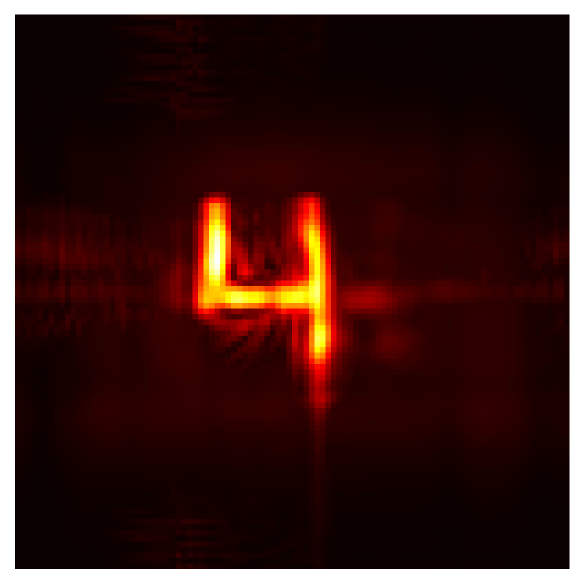
#> input picture outputs/1/nlos_reconstruction_id1_output.png, 1168 x 1168 px (shown at 1/2 size); its folder holds only this picture in this run
$ python visualize_outputs.py
#> lines starting #> are read from the running program, lines starting #| are printed output that depends on the picture
"""
Script to create a table and visualization of NLOS reconstruction outputs
Shows the relationship between input parameters and output characteristics
"""
import os
import numpy as np
import matplotlib.pyplot as plt
from PIL import Image
import pandas as pd

# Define parameters for each FILE_ID
parameters = {
    1: {'scene': 'letter4', 'tag_maxdepth': 1.5, 'v_apt_sz': 2, 'depth_max': 1.5, 'd_offset': 0.1, 'exposure_ms': None},
    2: {'scene': 'resolutionbar', 'tag_maxdepth': 1.5, 'v_apt_sz': 2, 'depth_max': 1.5, 'd_offset': 0.1, 'exposure_ms': None},
    3: {'scene': 'NLOSletter', 'tag_maxdepth': 1.5, 'v_apt_sz': 2, 'depth_max': 1.5, 'd_offset': 0.1, 'exposure_ms': None},
    4: {'scene': 'shelf_targets_lighton', 'tag_maxdepth': 1.5, 'v_apt_sz': 2, 'depth_max': 1.5, 'd_offset': 0.1, 'exposure_ms': None},
    5: {'scene': 'letter44i', 'tag_maxdepth': 1.5, 'v_apt_sz': 2, 'depth_max': 1.5, 'd_offset': 0.1, 'exposure_ms': None},
    6: {'scene': 'officescene', 'tag_maxdepth': 3, 'v_apt_sz': 3, 'depth_max': 2.5, 'd_offset': 0.1, 'exposure_ms': None},
    7: {'scene': 'officescene_corrected', 'tag_maxdepth': 3, 'v_apt_sz': 3, 'depth_max': 3, 'd_offset': 0, 'exposure_ms': 1},
    8: {'scene': 'officescene_corrected', 'tag_maxdepth': 3, 'v_apt_sz': 3, 'depth_max': 3, 'd_offset': 0, 'exposure_ms': 5},
    9: {'scene': 'officescene_corrected', 'tag_maxdepth': 3, 'v_apt_sz': 3, 'depth_max': 3, 'd_offset': 0, 'exposure_ms': 10},
    10: {'scene': 'officescene_corrected', 'tag_maxdepth': 3, 'v_apt_sz': 3, 'depth_max': 3, 'd_offset': 0, 'exposure_ms': 20},
}

# Collect data for table
data = []
for file_id in range(1, 11):
    params = parameters[file_id]
    png_path = f'outputs/{file_id}/nlos_reconstruction_id{file_id}_output.png'

    # Check if output exists
    if os.path.exists(png_path):
        # Load image to get basic stats
        img = Image.open(png_path)
#> img is the input picture: PIL image 1168x1168 RGBA; mean R, G, B, A 61.6, 29, 25.5, 255
        img_array = np.array(img)

        # Calculate image statistics
        mean_intensity = np.mean(img_array)
#> mean_intensity = 92.76
        max_intensity = np.max(img_array)
#> max_intensity = 255
        file_size_kb = os.path.getsize(png_path) / 1024

        status = 'Success'
    else:
        mean_intensity = None
        max_intensity = None
        file_size_kb = None
        status = 'Failed'

    data.append({
        'FILE_ID': file_id,
        'Scene': params['scene'],
        'Exposure (ms)': params['exposure_ms'] if params['exposure_ms'] else 'N/A',
        'Max Depth': params['tag_maxdepth'],
        'Aperture Size': params['v_apt_sz'],
        'Depth Max': params['depth_max'],
        'Offset': params['d_offset'],
        'Status': status,
        'Mean Intensity': f'{mean_intensity:.2f}' if mean_intensity else 'N/A',
        'Max Intensity': f'{max_intensity:.2f}' if max_intensity else 'N/A',
        'File Size (KB)': f'{file_size_kb:.2f}' if file_size_kb else 'N/A',
    })

# Create DataFrame
df = pd.DataFrame(data)

# Print table
print("\n" + "="*120)
print("NLOS RECONSTRUCTION OUTPUT SUMMARY")
print("="*120)
print(df.to_string(index=False))
print("="*120 + "\n")

# Save to CSV
df.to_csv('outputs/summary_table.csv', index=False)
print("Summary saved to outputs/summary_table.csv\n")

# Create visualization grid for successful outputs
successful_ids = [i for i in range(1, 11) if os.path.exists(f'outputs/{i}/nlos_reconstruction_id{i}_output.png')]

if successful_ids:
    n_images = len(successful_ids)
    cols = 3
    rows = (n_images + cols - 1) // cols

    fig, axes = plt.subplots(rows, cols, figsize=(15, 5*rows))
    axes = axes.flatten() if n_images > 1 else [axes]

    for idx, file_id in enumerate(successful_ids):
        img = Image.open(f'outputs/{file_id}/nlos_reconstruction_id{file_id}_output.png')
        axes[idx].imshow(img)
        axes[idx].axis('off')

        params = parameters[file_id]
        title = f"ID {file_id}: {params['scene']}"
        if params['exposure_ms']:
            title += f"\nExposure: {params['exposure_ms']}ms"
        axes[idx].set_title(title, fontsize=10)

    # Hide unused subplots
    for idx in range(n_images, len(axes)):
        axes[idx].axis('off')
#> this loop made 2 passes
#> idx on passes 1 to 2: 4, 5

    plt.tight_layout()
    plt.savefig('outputs/reconstruction_grid.png', dpi=150, bbox_inches='tight')
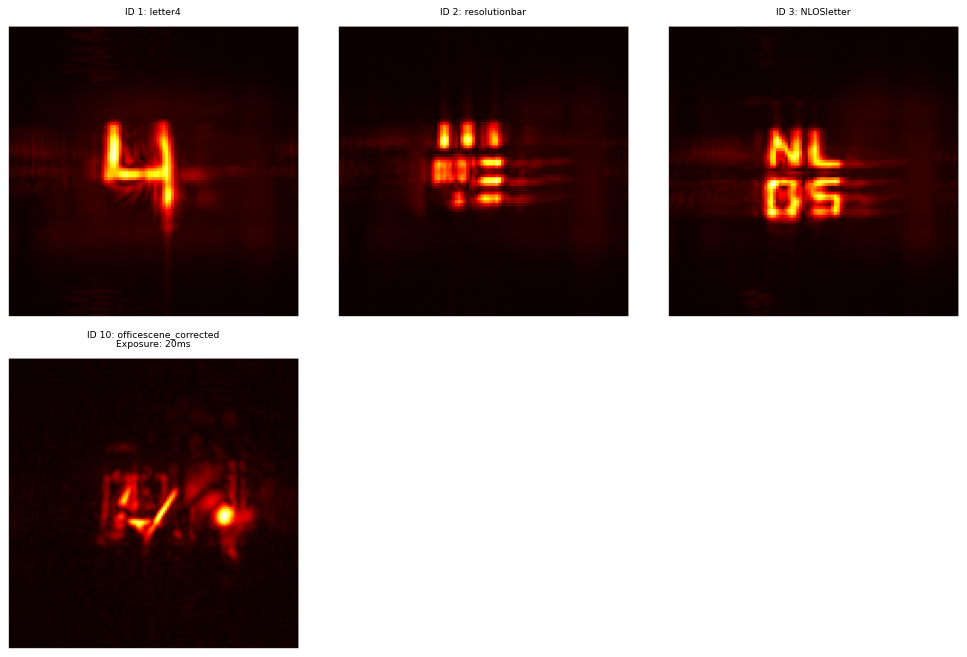
#> figure drawn by matplotlib, 4 panels
    print("Visualization grid saved to outputs/reconstruction_grid.png\n")

    # Create exposure time comparison for officescene variants (if available)
    exposure_ids = [i for i in [7, 8, 9, 10] if i in successful_ids]
    if len(exposure_ids) >= 2:
        fig, axes = plt.subplots(1, len(exposure_ids), figsize=(5*len(exposure_ids), 5))
        if len(exposure_ids) == 1:
            axes = [axes]

        for idx, file_id in enumerate(exposure_ids):
            img = Image.open(f'outputs/{file_id}/nlos_reconstruction_id{file_id}_output.png')
            axes[idx].imshow(img)
            axes[idx].axis('off')
            axes[idx].set_title(f"Exposure: {parameters[file_id]['exposure_ms']}ms", fontsize=12)

        plt.suptitle('Effect of Exposure Time on Reconstruction Quality', fontsize=14, y=1.02)
        plt.tight_layout()
        plt.savefig('outputs/exposure_comparison.png', dpi=150, bbox_inches='tight')
        print("Exposure comparison saved to outputs/exposure_comparison.png\n")

print("Done! Check the outputs/ directory for visualizations.")
